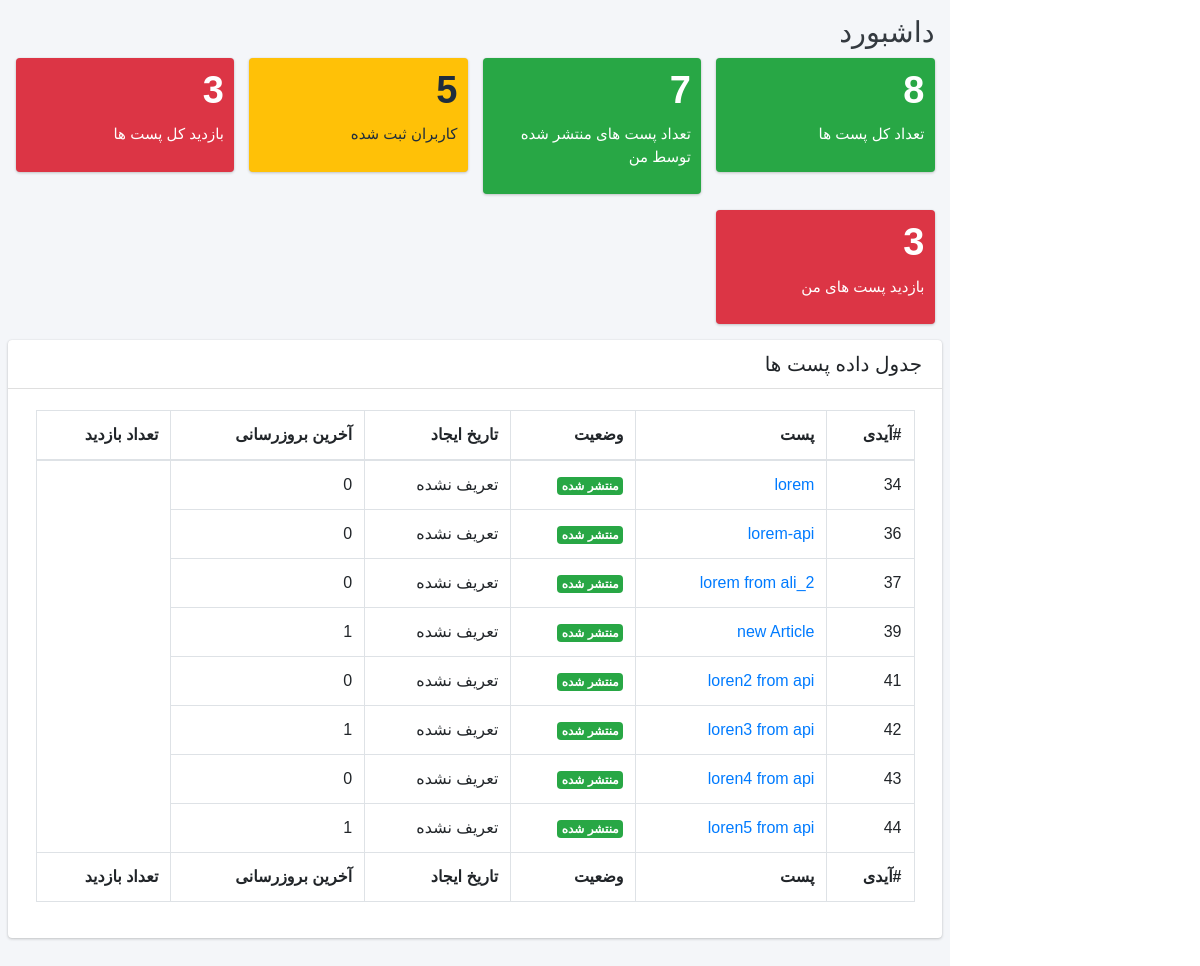
The page /accounts/dashboard/ (signed in) on the database its author committed.
### accounts_app/models.py (models this page shows, shortened)
class CustomUser(AbstractUser):
    photo = models.ImageField(upload_to='users/images/', verbose_name='عکس کاربر',
                              default=None, blank=True, null=True)
    education = models.CharField(max_length=1000, verbose_name='تحصیلات', blank=True, null=True)
    location = models.CharField(max_length=1000, verbose_name='موقعیت فعلی', blank=True, null=True)
    about_me = models.CharField(max_length=2000, verbose_name='درباره من', blank=True, null=True)
    class Meta:
        verbose_name = 'کاربر'
        verbose_name_plural = 'کاربران'

### blog_app/models.py (models this page shows, shortened)
class Article(models.Model):
    STATUS = (
        ('u', 'منتشر نشود'),
        ('w', 'درحال بررسی'),
        ('p', 'منتشر شود'),
    )
    creator = models.ForeignKey(AUTH_USER_MODEL, on_delete=models.CASCADE, verbose_name='نویسنده', blank=True,
                                null=True)
    title = models.CharField(max_length=1000, verbose_name='عنوان پست', blank=True, null=True)
    content = HTMLField(verbose_name='توضیحات', blank=True, null=True)
    image = models.ImageField(upload_to='blog/images/', verbose_name='تصویر پست', help_text="440 * 750", blank=True,
                              null=True)
    video_url = models.URLField(verbose_name='لینک ویدئو آپارات', default='', blank=True, null=True)
    category = models.ForeignKey(Category, on_delete=models.SET_NULL, verbose_name='انتخاب دسته بندی', blank=True,
                                 null=True)
    tag = models.ManyToManyField(Tag, verbose_name='انتخاب برچسب', blank=True)
    date_created = jmodels.jDateTimeField(verbose_name='تاریخ ایجاد', blank=True, null=True, auto_now_add=True)
    date_update = jmodels.jDateTimeField(verbose_name='تاریخ بروزرسانی', blank=True, null=True, auto_now_add=True)
    status = models.CharField(max_length=1000, choices=STATUS, default='u', verbose_name='وضعیت', blank=True, null=True)
    visit_count = models.IntegerField(default=0, editable=False, verbose_name='تعداد بازدید', blank=True, null=True)
    objects = ArticleManager()
    class Meta:
        verbose_name = 'پست'
        verbose_name_plural = 'پست ها'
    def get_slug_title(self):
        return self.title.replace(' ', '-')

### accounts_app/views.py (the view)
# urls.py: path('dashboard/', dashboard, name='dashboard'),
@login_required(login_url='/accounts/login?next=accounts/dashboard/')
def dashboard(request):
    if request.user.is_superuser:
        userModel = CustomUser.objects.all()
        user = request.user
        user.last_login = datetime.datetime.now()
        user.save()
        articleModel = Article.objects.all()
        visit_all = 0
        for article in Article.objects.all():
            visit_all += article.visit_count
        my_visit_posts = 0
        for article in Article.objects.filter(creator=request.user):
            my_visit_posts += article.visit_count
        context = {
            'userModel': userModel,
            'user': user,
            'articleModel': articleModel,
            'visit_all': visit_all,
            'my_visit_posts': my_visit_posts,
        }
        return render(request, 'dashboard/dashboard.html', context)
    else:
        return redirect('/')

### accounts_app/templates/dashboard/dashboard.html (shortened to what this page needs)
{% extends 'dashboard/base.html' %}
{% block content %}
    <div class="content-wrapper">
        <div class="content-header">
            <div class="container-fluid">
                <div class="row mb-2">
                    <div class="col-sm-6">
                        <h1 class="m-0 text-dark">داشبورد</h1>
                    </div>
                </div>
            </div>
            <section class="content">
                <div class="container-fluid">
                    <div class="row">
                        {% if request.user.is_superuser %}
                            <div class="col-lg-3 col-6">
                                <div class="small-box bg-success">
                                    <div class="inner">
                                        <h3>{{ articleModel.count }}<sup style="font-size: 20px"></sup></h3>
                                        <p>تعداد کل پست ها</p>
                                    </div>
                                </div>
                            </div>
                        {% endif %}
                        <div class="col-lg-3 col-6">
                            <div class="small-box bg-success">
                                <div class="inner">
                                    <h3>{{ user.article_set.count }}<sup style="font-size: 20px"></sup></h3>
                                    <p>تعداد پست های منتشر شده توسط من</p>
                                </div>
                            </div>
                        </div>
                        {% if request.user.is_superuser %}
                            <div class="col-lg-3 col-6">
                                <div class="small-box bg-warning">
                                    <div class="inner">
                                        <h3>{{ userModel.count }}</h3>
                                        <p>کاربران ثبت شده</p>
                                    </div>
                                </div>
                            </div>
                            <div class="col-lg-3 col-6">
                                <div class="small-box bg-danger">
                                    <div class="inner">
                                        <h3>{{ visit_all }}</h3>
                                        <p>بازدید کل پست ها</p>
                                    </div>
                                </div>
                            </div>
                        {% endif %}
                        <div class="col-lg-3 col-6">
                            <div class="small-box bg-danger">
                                <div class="inner">
                                    <h3>{{ my_visit_posts }}</h3>
                                    <p>بازدید پست های من</p>
                                </div>
                            </div>
                        </div>
                    </div>
                </div>
                <div class="row">
                    <div class="col-12">
                        <div class="card">
                            <div class="card-header">
                                <h3 class="card-title">جدول داده پست ها</h3>
                            </div>
                            {% if user.article_set.all %}
                                <div class="card-body">
                                <div id="example2_wrapper" class="dataTables_wrapper container-fluid dt-bootstrap4">
                                    <div class="row">
                                        <div class="col-sm-12 col-md-6"></div>
                                        <div class="col-sm-12 col-md-6"></div>
                                    </div>
                                    <div class="row">
                                        <div class="col-sm-12">
                                            <table id="example2" class="table table-bordered table-hover dataTable"
                                                   role="grid">
                                                <thead>
                                                <tr role="row">
                                                    <th class="sorting_asc" tabindex="0" aria-controls="example2"
                                                        rowspan="1" colspan="1" aria-sort="ascending"
                                                        aria-label="#آیدی: activate to sort column descending">
                                                        #آیدی
                                                    </th>
                                                    <th class="sorting" tabindex="0" aria-controls="example2"
                                                        rowspan="1" colspan="1"
                                                        aria-label="پست: activate to sort column ascending">پست
                                                    </th>
                                                    <th class="sorting" tabindex="0" aria-controls="example2"
                                                        rowspan="1" colspan="1"
                                                        aria-label="وضعیت: activate to sort column ascending">وضعیت
                                                    </th>
                                                    <th class="sorting" tabindex="0" aria-controls="example2"
                                                        rowspan="1" colspan="1"
                                                        aria-label="تاریخ انتشار: activate to sort column ascending">
                                                        تاریخ ایجاد
                                                    </th>
                                                    <th class="sorting" tabindex="0" aria-controls="example2"
                                                        rowspan="1" colspan="1"
                                                        aria-label="تاریخ انتشار: activate to sort column ascending">
                                                        آخرین بروزرسانی
                                                    </th>
                                                    <th class="sorting" tabindex="0" aria-controls="example2"
                                                        rowspan="1" colspan="1"
                                                        aria-label="تاریخ انتشار: activate to sort column ascending">
                                                        تعداد بازدید
                                                    </th>
                                                </tr>
                                                </thead>
                                                <tbody>
                                                {% if request.user.is_superuser %}
                                                    {% for article in articleModel %}
                                                        {% if article %}
                                                            <tr role="row" class="odd">
                                                                <td class="sorting_1">{{ article.id }}</td>
                                                                <td><a target="_blank"
                                                                       {% if article.status == 'p' %}
                                                                        href="{% url 'blog:article_detail' article.id article.get_slug_title %}"
                                                                       {% endif %} >{{ article.title }}</a>
                                                                </td>
                                                                {% if article.status == 'p' %}
                                                                    <td><span class="badge bg-success">منتشر شده</span>
                                                                    </td>
                                                                {% endif %}
                                                                {% if article.date_update and article.status == 'p' %}
                                                                    <td>{{ article.date_update.year }}/{{ article.date_update.month }}/{{ article.date_update.day }}</td>
                                                                {% else %}
                                                                    <td>تعریف نشده</td>
                                                                {% endif %}
                                                                <td>{{ article.visit_count }}</td>
                                                            </tr>
                                                        {% endif %}
                                                    {% endfor %}
                                                {% endif %}
                                                </tbody>
                                                <tfoot>
                                                <tr>
                                                    <th rowspan="1" colspan="1">#آیدی</th>
                                                    <th rowspan="1" colspan="1">پست</th>
                                                    <th rowspan="1" colspan="1">وضعیت</th>
                                                    <th rowspan="1" colspan="1">تاریخ ایجاد</th>
                                                    <th rowspan="1" colspan="1">آخرین بروزرسانی</th>
                                                    <th rowspan="1" colspan="1">تعداد بازدید</th>
                                                </tr>
                                                </tfoot>
                                            </table>
                                        </div>
                                    </div>
                                </div>
                            </div>
                                {% else %}
                                <p class="alert alert-warning text-center">درحال حاضر شما پستی ندارید.</p>
                            {% endif %}
                        </div>
                    </div>
                </div>
            </section>
        </div>
    </div>
{% endblock content %}

### rows shown on the page
CustomUser: article_set.count "7"
Article: id "34", title "lorem", status "منتشر شده", visit_count "0"
Article: id "36", title "lorem-api", status "منتشر شده", visit_count "0"
Article: id "37", title "lorem from ali_2", status "منتشر شده", visit_count "0"
Article: id "39", title "new Article", status "منتشر شده", visit_count "1"
Article: id "41", title "loren2 from api", status "منتشر شده", visit_count "0"
Article: id "42", title "loren3 from api", status "منتشر شده", visit_count "1"
Article: id "43", title "loren4 from api", status "منتشر شده", visit_count "0"
Article: id "44", title "loren5 from api", status "منتشر شده", visit_count "1"

### other values the page prints
{{ articleModel.count }} "8"
{{ userModel.count }} "5"
{{ visit_all }} "3"
{{ my_visit_posts }} "3"
